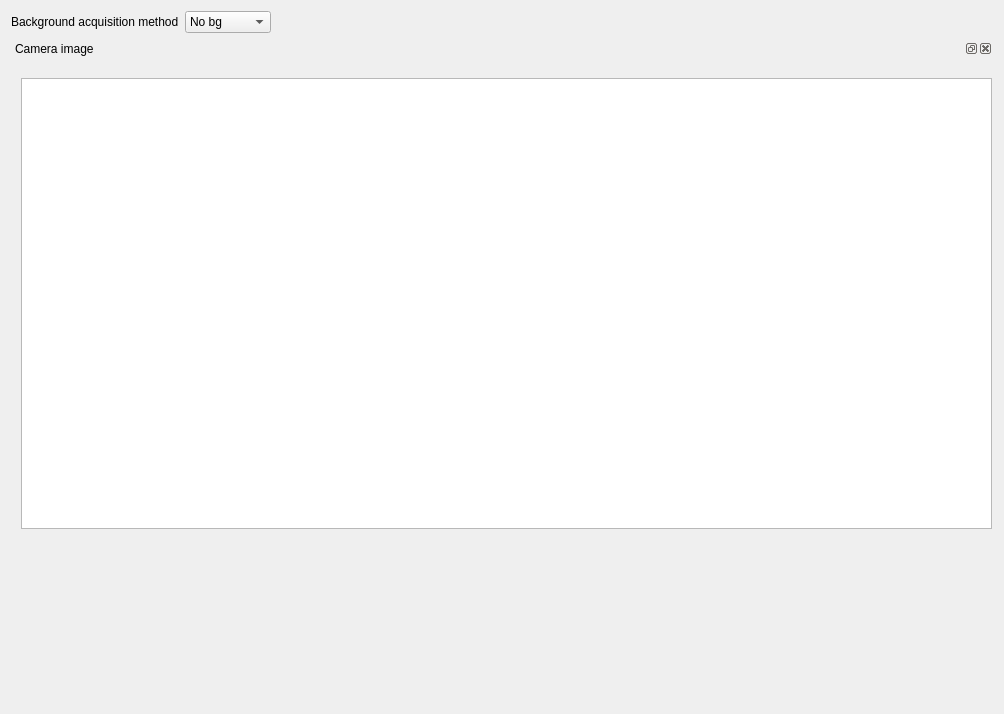
<?xml version="1.0" encoding="UTF-8"?>
<ui version="4.0">
 <class>Background</class>
 <widget class="QWidget" name="Background">
  <property name="geometry">
   <rect>
    <x>0</x>
    <y>0</y>
    <width>1004</width>
    <height>714</height>
   </rect>
  </property>
  <property name="windowTitle">
   <string>Form</string>
  </property>
  <layout class="QGridLayout" name="gridLayout">
   <item row="1" column="0">
    <widget class="QDockWidget" name="dockWidget">
     <property name="minimumSize">
      <size>
       <width>58</width>
       <height>65</height>
      </size>
     </property>
     <property name="floating">
      <bool>false</bool>
     </property>
     <property name="features">
      <set>QDockWidget::AllDockWidgetFeatures</set>
     </property>
     <property name="windowTitle">
      <string>Camera image</string>
     </property>
     <widget class="QWidget" name="dockWidgetContents">
      <widget class="ScanPlotWidget" name="bg_ViewWidget">
       <property name="geometry">
        <rect>
         <x>10</x>
         <y>20</y>
         <width>971</width>
         <height>451</height>
        </rect>
       </property>
       <property name="sizePolicy">
        <sizepolicy hsizetype="Expanding" vsizetype="Expanding">
         <horstretch>0</horstretch>
         <verstretch>0</verstretch>
        </sizepolicy>
       </property>
       <property name="minimumSize">
        <size>
         <width>65</width>
         <height>0</height>
        </size>
       </property>
       <property name="transformationAnchor">
        <enum>QGraphicsView::AnchorUnderMouse</enum>
       </property>
      </widget>
     </widget>
    </widget>
   </item>
   <item row="0" column="0">
    <layout class="QGridLayout" name="gridLayout_2">
     <item row="0" column="0">
      <widget class="QLabel" name="bg_label">
       <property name="text">
        <string>Background acquisition method</string>
       </property>
      </widget>
     </item>
     <item row="0" column="1">
      <widget class="QComboBox" name="bg_comboBox">
       <item>
        <property name="text">
         <string>No bg</string>
        </property>
       </item>
       <item>
        <property name="text">
         <string>Constante</string>
        </property>
       </item>
       <item>
        <property name="text">
         <string>Ad-hock</string>
        </property>
       </item>
       <item>
        <property name="text">
         <string>Library</string>
        </property>
       </item>
      </widget>
     </item>
     <item row="0" column="2">
      <spacer name="horizontalSpacer">
       <property name="orientation">
        <enum>Qt::Horizontal</enum>
       </property>
       <property name="sizeHint" stdset="0">
        <size>
         <width>40</width>
         <height>20</height>
        </size>
       </property>
      </spacer>
     </item>
    </layout>
   </item>
  </layout>
 </widget>
 <customwidgets>
  <customwidget>
   <class>ScanPlotWidget</class>
   <extends>QGraphicsView</extends>
   <header>qtwidgets.scan_plotwidget.h</header>
  </customwidget>
 </customwidgets>
 <resources/>
 <connections/>
</ui>
